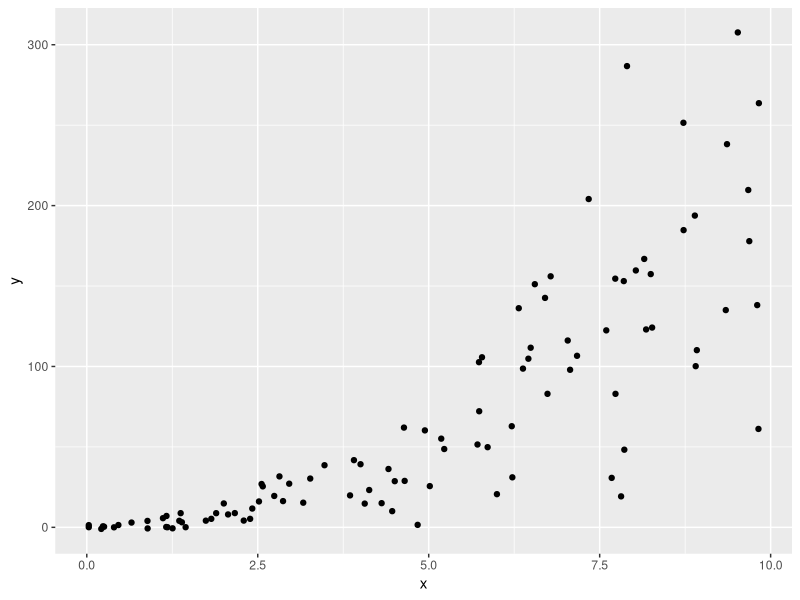
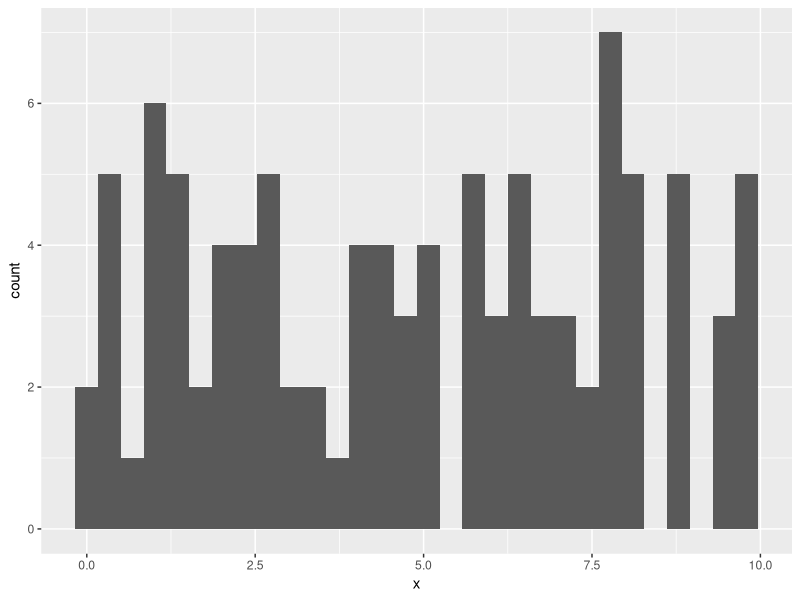
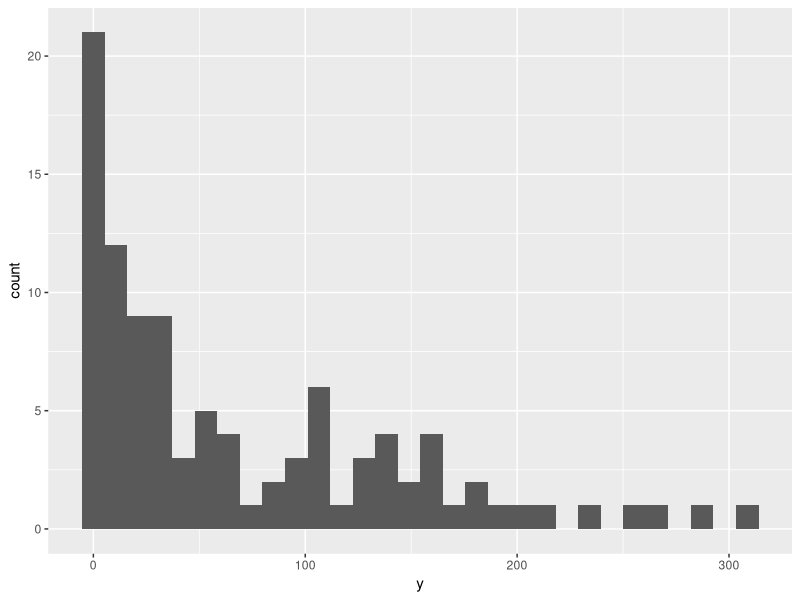
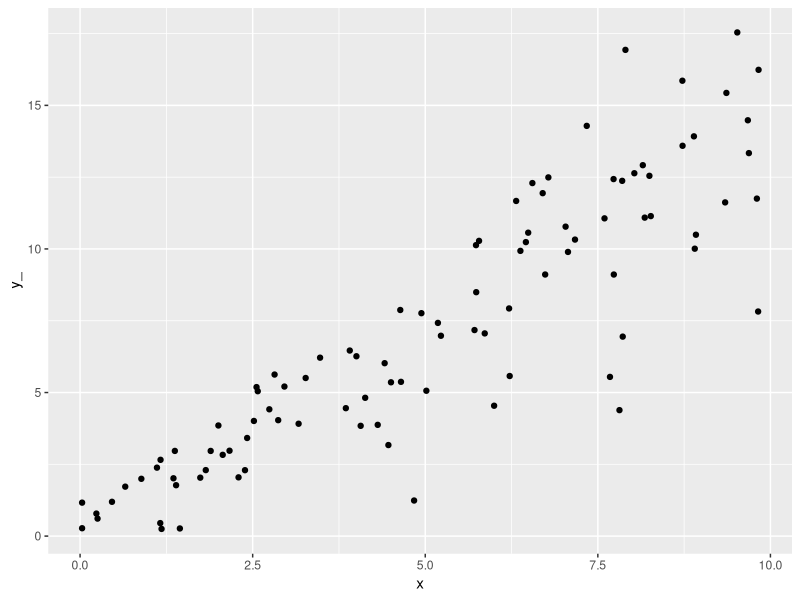
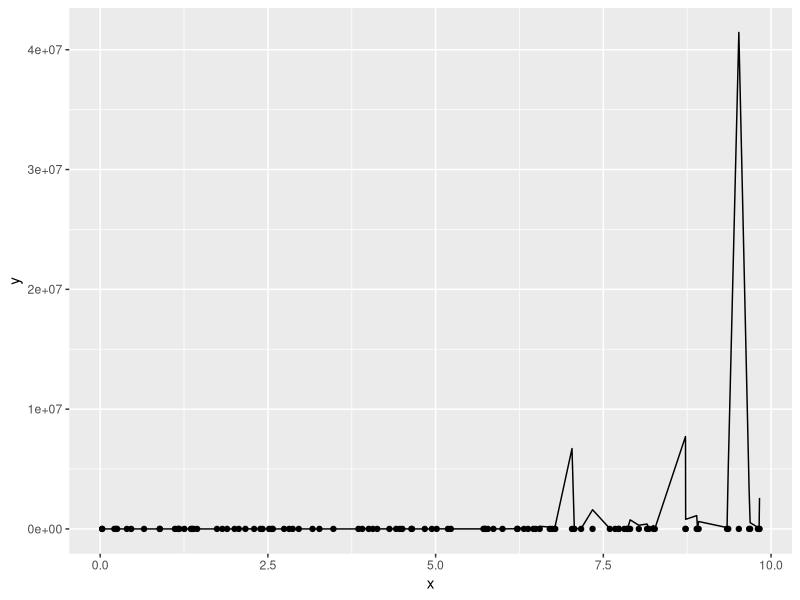

Generate these figures, in order, with R:
## ---- chunk 1
knitr::opts_chunk$set(echo = TRUE)  # TODO: double-check what this does
library(ggplot2)

# Simulate some data (if include=FALSE does what I think, then this won't show)
x <- runif(n=100, min=0, max=10)
#epsilon1 <- rnorm(n=20, mean=0, sd=0.01)
#epsilon2 <- rnorm(n=80, mean=0, sd=5)
epsilon <- rnorm(n=100, mean=0, sd=1) #c(epsilon1, epsilon2)
y <- 2*x**2 + epsilon*((1+x**2)) 

data <- data.frame(x,y)
# TODO: help with generating data that looks like IMS nonlinear supp (left)
## ---- chunk 2

## ---- chunk 3
ggplot(data=data, aes(x=x, y=y)) +
  geom_point()

ggplot(data=data, aes(x=x)) +
  geom_histogram()

ggplot(data=data, aes(x=y)) +
  geom_histogram()
## ---- chunk 4

## ---- chunk 5
data$y_ = sqrt(data$y)

ggplot(data=data, aes(x=x, y=y_)) +
  geom_point()

model <- lm(data=data, y_ ~ x)
summary(model)
## ---- chunk 6

## ---- chunk 7
#data$l = exp(model$coefficients[[1]] + x*model$coefficients[[2]] + model$residuals)
y_fitted = exp(model$coefficients[[1]] + x*model$coefficients[[2]] + model$residuals)
fitted = data.frame(x, y_fitted)

ggplot(data=data, aes(x=x, y=y)) +
  geom_point() +
  geom_line(data=fitted, aes(x=x, y=y_fitted))
  #geom_line(data=data, lm(l~x))
  #geom_abline(intercept=model$coefficients[[1]], slope=model$coefficients[[2]])
  #geom_scatter(data=fitted, aes(x=x, y=y_fitted))
